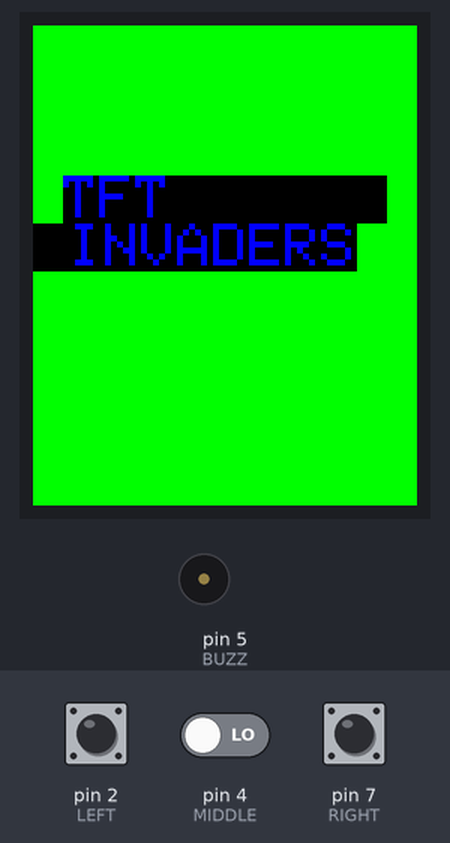
Bench run of a sketch on a simulated Arduino Uno, built with avr-gcc and run on an emulated ATmega328P. Parts: 128×160 colour display, buzzer (waves = sounding). The inputs (shaded band) are chosen by the test bench; at power-on: pin 4 (MIDDLE) LOW, pin 2 (LEFT) LOW, pin 7 (RIGHT) LOW.

Above: at 0.2 s.
2.4 s: pin 4 (MIDDLE) driven HIGH
At 2.9 s:
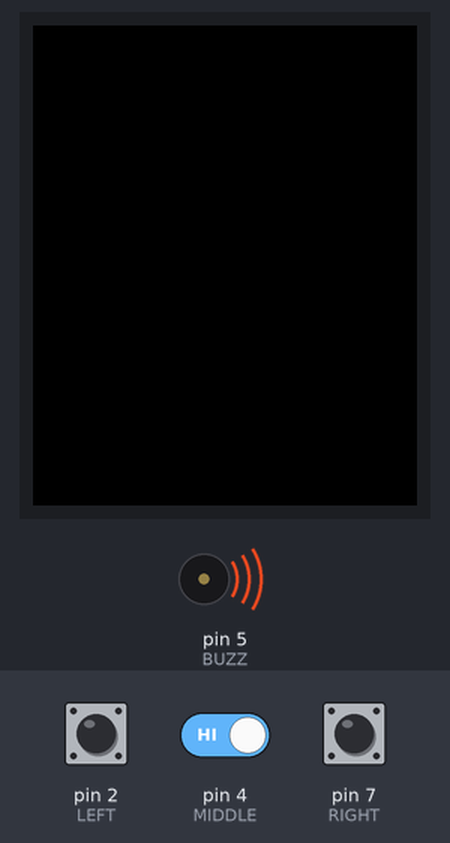
5.4 s: pin 2 (LEFT) pulled HIGH for 0.15 s
8.5 s: pin 2 (LEFT) pulled HIGH for 1 s
12.5 s: pin 7 (RIGHT) pulled HIGH for 1 s
At 15.7 s:
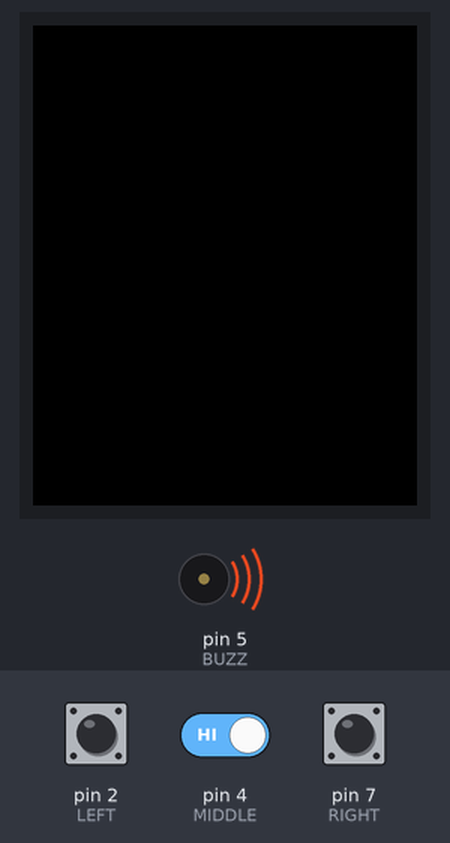
16.5 s: pin 7 (RIGHT) pulled HIGH for 3.2 s
22.7 s: pin 2 (LEFT) pulled HIGH for 3.2 s
At 29.3 s:
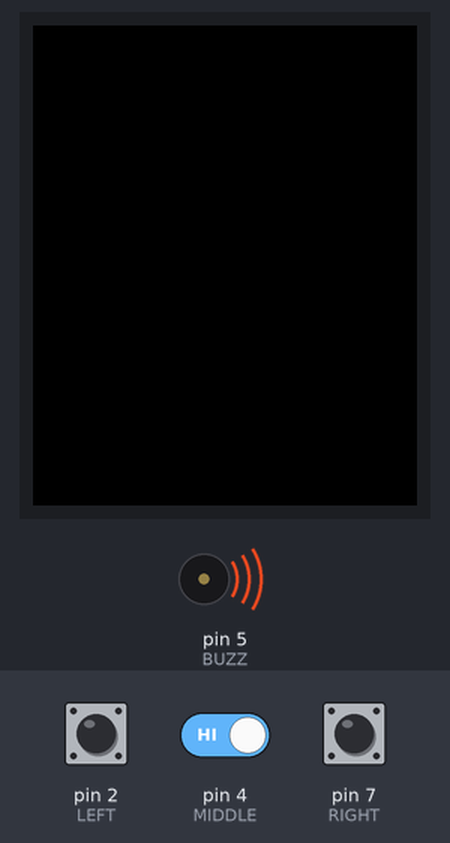
Timing chart, 0 to 29.9 s (numbered marks = the images above; inputs shaded):
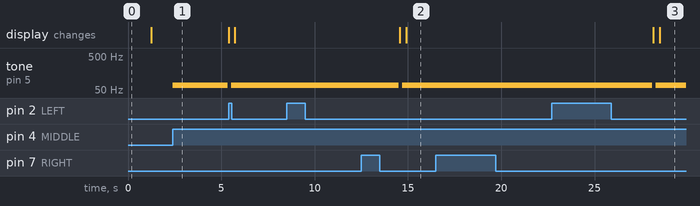

Measured:
- after the input at 2.4 s, tone on pin 5 (BUZZ): silent → 70 Hz at once, → silent 2.9 s later
- after the input at 8.5 s, tone on pin 5 (BUZZ): stays 70 Hz (without the input it goes to silent after 1.2 s)
- after the input at 12.5 s, tone on pin 5 (BUZZ): 70 Hz → silent after 2.0 s, → 70 Hz 0.17 s later; the display: first changes after 2.1 s (image 2 shows a later state)
- after the input at 16.5 s, tone on pin 5 (BUZZ): stays 70 Hz (without the input it goes to silent after 3.3 s)
- after the input at 22.7 s, tone on pin 5 (BUZZ): 70 Hz → silent after 5.4 s instead of 4.7 s; the display: first changes after 5.4 s (image 3 shows a later state)

The sketch:

TFT_Invaders.ino
```cpp
#define BLACK    0x0000
#define BLUE     0x001F
#define RED      0xF800
#define GREEN    0x07E0
#define CYAN     0x07FF
#define MAGENTA  0xF81F
#define YELLOW   0xFFE0
#define WHITE    0xFFFF

#include <Adafruit_GFX.h>    // Core graphics library
#include <Adafruit_ST7735.h> // Hardware-specific library
#include <SPI.h>

#define TFT_CS     10
#define TFT_RST    9
#define TFT_DC     8

// Option 1 (recommended): must use the hardware SPI pins
// (for UNO thats sclk = 13 and sid = 11) and pin 10 must be
// an output. This is much faster - also required if you want
// to use the microSD card (see the image drawing example)
Adafruit_ST7735 tft = Adafruit_ST7735(TFT_CS,  TFT_DC, TFT_RST);

// Option 2: use any pins but a little slower!
#define TFT_SCLK 13   // set these to be whatever pins you like!
#define TFT_MOSI 11   // set these to be whatever pins you like!
//Uncomment this to use option 2:
//Adafruit_ST7735 tft = Adafruit_ST7735(TFT_CS, TFT_DC, TFT_MOSI, TFT_SCLK, TFT_RST);

//Visit https://learn.adafruit.com/adafruit-gfx-graphics-library/graphics-primitives
//  And https://learn.adafruit.com/1-8-tft-display/breakout-wiring-and-test
//  And http://www.amazon.com/SainSmart-Display-Interface-MicroSD-Arduino/dp/B008HWTVQ2/ref=sr_1_4?ie=UTF8&qid=1431651383&sr=8-4&keywords=tft+display
//  And http://www.arduino.cc/en/Main/ArduinoBoardMicro

//Screen Measurements:
#define TFTwidth 128
#define TFTheight 160

//Pins:
#define LEFT 2    //Left Button
#define MIDDLE 4  //Middle Button
#define RIGHT 7   //Right Button
#define BUZZ 5    //Buzzer / Speaker


//Global variables:
//Options marked with "Changeable" can be customized:

int invaders[] = {4,4,4,4,4};                  //Changeable
int invadersLev1[] = {4,4,4,4,4};              //This must be the same as invaders[]
int score = 0;
int level = 1;
int PlayerX = TFTwidth/2;
int PlayerY = TFTheight-15;
int PlayerSize = 8;                             //Changeable
int invadersX = 0;
int invadersY = 0;
int ArrSize = sizeof(invaders) / sizeof(int);
int PlayerMoveAmount = 4;                       //Changeable
int InvadersMoveAmount = 4;                     //Changeable
int InvaderSize = 6;                            //Changeable
unsigned int LaserColor = YELLOW;               //Changeable
unsigned int InvadersColor = RED;               //Changeable
unsigned int PlayerColor = GREEN;               //Changeable
unsigned int ScoreColor = WHITE;                //Changeable
unsigned int ScoreBackroundColor = BLUE;        //Changeable
unsigned int BackroundColor = BLACK;            //Changeable
unsigned int WinColor = GREEN;                  //Changeable
unsigned int LoseColor = RED;                   //Changeable


//Functions:
void intro(){
  tft.fillScreen(GREEN);
  tft.setCursor(10,50);
  tft.setTextColor(BLUE, BLACK);
  tft.setTextSize(2.5);
  tft.print("TFT       INVADERS");
  delay(1000);
}

void winAnimation(){
    delay(100);
    tft.fillScreen(WinColor);
    delay(100);
    tft.fillScreen(BackroundColor);
}

void loseAnimation(){
  tft.fillScreen(LoseColor);
  tft.setCursor(10,50);
  tft.setTextColor(BLUE, BLACK);
  tft.setTextSize(2.5);
  tft.print("GAME      OVER");
  delay(500);
  tft.setCursor(0,90);
  tft.setTextSize(2);
  tft.println("Score: ");
  tft.println(score);
  tft.println("Level: ");
  tft.println(level);
}

void drawInvaders(int x,int y){
  int num;
  x++;
  y++;
  for(int a=0; a<ArrSize; a++){
    num=invaders[a];
    for(int b=0; b<num; b++){
      tft.drawRect(x, y+((InvaderSize+1)*b), InvaderSize, InvaderSize, InvadersColor);
    }
    x=x+(InvaderSize+1);
  }
}

void drawPlayer(){
  tft.fillTriangle(PlayerX-PlayerSize, PlayerY, PlayerX, PlayerY-PlayerSize, PlayerX+PlayerSize, PlayerY, PlayerColor);
}

void drawInfo(){
  tft.setCursor(0,(TFTheight-10));
  tft.setTextColor(ScoreColor, ScoreBackroundColor);
  tft.setTextSize(1);
  tft.print("Score: ");
  tft.print(score);
  tft.print(" Level: ");
  tft.print(level);
}

int getColumn(int InvX, int x){
  for(int a=0; a<ArrSize; a++){
    if(x>=InvX+((InvaderSize+1)*a) && x<=InvX+((InvaderSize+1)*(a+1))){
      return a;
      break;
    }
  }
}

boolean isLevelDone(){
  int check = 0;
  for(int a=0; a<ArrSize; a++){
    if(invaders[a]==0){
      check=check+1;
    }
  }
  if(check==ArrSize){
    return true;
  }
  else{
    return false;
  }
}

boolean isGameOver(){
  int check = 0;
  for(int a=0; a<ArrSize; a++){
    if(invaders[a]>=check){
      check=invaders[a];
    }
  }
  if(invadersY>=TFTheight-(check*(InvaderSize+1)+17+PlayerSize)){
    return true;
  }
  else{
    return false;
  }
}

void setup(void) {
    pinMode(LEFT, INPUT); //Initialize pins
    pinMode(MIDDLE, INPUT);
    pinMode(RIGHT, INPUT);
    pinMode(BUZZ, OUTPUT);
    tft.initR(INITR_BLACKTAB); //Initialize the screen
    intro();
    tft.fillScreen(BackroundColor);
    invadersX=0;
    invadersY=0;
}

void loop(){
  if(isGameOver()==false){ //while the game is not over

    //Player's movements
    if(digitalRead(LEFT)==HIGH ){
      PlayerX-=PlayerMoveAmount;
    }
    if(digitalRead(RIGHT)==HIGH ){
      PlayerX+=PlayerMoveAmount;
    }
    if(digitalRead(MIDDLE)==HIGH ){
      tone(BUZZ, 'F', 100);                                             //Play a sound
      int column=getColumn(invadersX, PlayerX);                         //Find which column of invaders that the player is aiming at
      tft.drawFastVLine(PlayerX, 0, PlayerY-PlayerSize, LaserColor);    //Display the laser
      if(column<ArrSize){                                               //If the column is valid (within the formation of invaders)
        if(invaders[column]>0){                                         //If there are invaders in that column
          invaders[column]-=1;                                          //Remove one invader from the column
          score+=5;                                                     //Increment the score
        }
      }
    }

    //Invaders' movements
    invadersX+=InvadersMoveAmount;                        //Move the invaders left
    if(invadersX>=(TFTwidth-(ArrSize*(InvaderSize+1)))){  //If the invasers are at the edge of the screen
      invadersY+=7;                                       //Move the invaders down
      invadersX=0;                                        //Move the invaders back all the way
    }

    //Drawing to screen
    drawInvaders(invadersX,invadersY);    //Dispay invaders
    drawPlayer();                         //Display Player
    drawInfo();                           //Display Score and level
    tft.fillScreen(BackroundColor);       //Blank everything


    if(isLevelDone()==true){              //Check if level is done
      winAnimation();
      level=level+1;
      invadersX=0;
      invadersY=0;
      for(int a=0; a<ArrSize; a++){
        if(invaders[a]<=15){
          invaders[a]=4+level;
        }
      }
    }
  }
  else{
    loseAnimation();
    delay(5000);
    //Reset the game
    intro();
    tft.fillScreen(BackroundColor);
    invadersX=0;
    invadersY=0;
    score=0;
    level=1;
    for(int a=0; a<ArrSize; a++){
      invaders[a] = invadersLev1[a];
    }
  }
}
```
